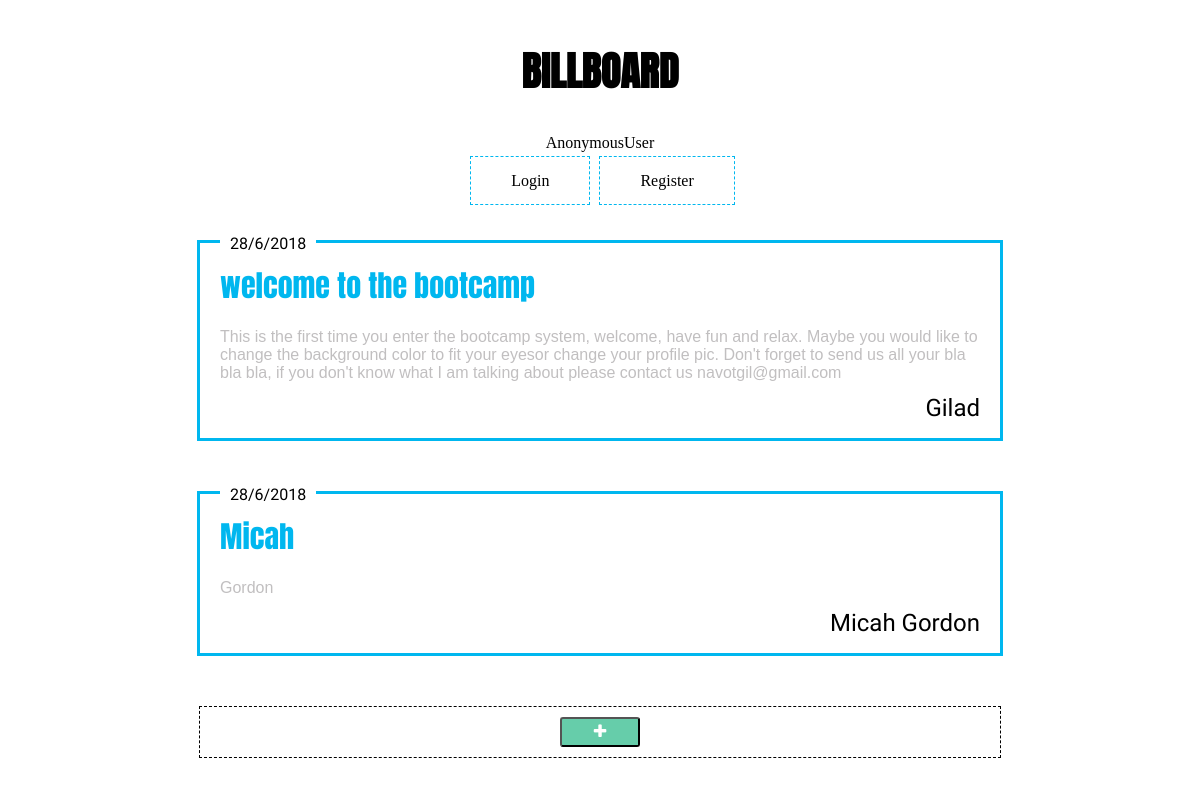
/posts/, run on an earlier commit of the app's database.
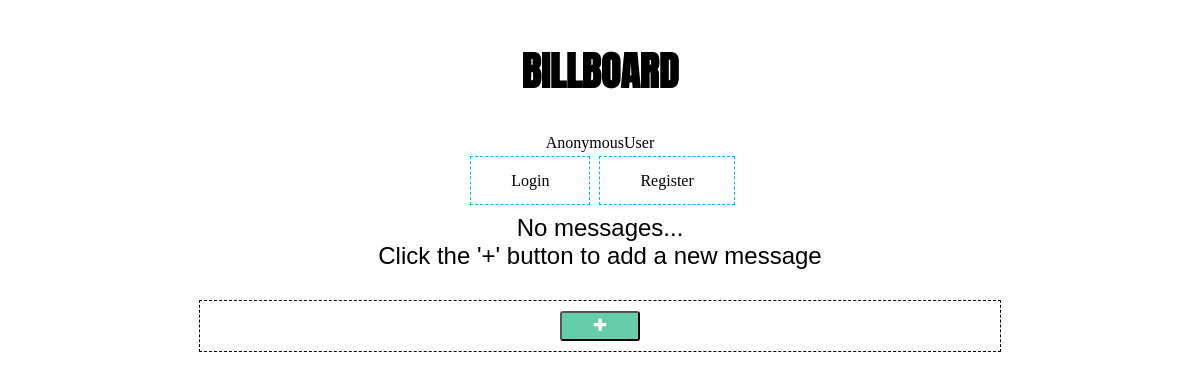
And on a later commit of the database.
### posts/models.py (models this page shows, shortened)
class Post(models.Model):
    date = models.DateTimeField('Date Created', auto_now_add=True)
    title = models.CharField('Title', max_length=75)
    body = models.TextField('Body', )
    author = models.CharField('Author', max_length=40)

### posts/views.py (the view)
# urls.py: url(r'^posts/', include('posts.urls')),
@csrf_protect
def posts(request):
    posts = Post.objects.all()
    date = timezone.now()
    if request.method == 'POST':
        post = PostForm(request.POST)
        if post.is_valid():
            Post.objects.create(**post.cleaned_data)
        return redirect('/posts/')
    else:
        post = PostForm()
    context = {
        'post': post,
        'posts': posts,
        'date': date
    }
    return render(request, 'billboard/posts.html', context)

### posts/templates/billboard/posts.html (shortened to what this page needs)
{% extends 'billboard/base.html' %}
{% block content %}
<div id="posts-container">
  {% if posts %}
  {% for post in posts %}
  <div class="post">
      <span class="post-date">{{post.date.day}}/{{post.date.month}}/{{post.date.year}}</span>
      <div class="post-content">
        <p class="post-title">{{post.title}}</p>
        <p class="post-body">{{post.body}}</p>
        <span class="post-author">{{post.author}}</span>
    </div>
  </div>
  {% endfor %}
  {% else %}
  <div id="noPostsMessage">
    <p>No messages...</p>
    <p id="bottomMessage">Click the '+' button to add a new message</p>
  </div>
  {% endif %}
</div>
<div id="showNewPostForm" class="buttonsArea">
  <button class="btn green-btn" id="showNewPostFormBtn" type="button" name="button"><i class="fa fa-plus" id="plus"></i></button>
</div>
{% endblock %}

### posts/templates/billboard/base.html (shortened to what this page needs)
{% load static %}
<!DOCTYPE html>
<html lang="en" dir="ltr">
  <head>
    <link rel="stylesheet" href="https://maxcdn.bootstrapcdn.com/font-awesome/4.7.0/css/font-awesome.min.css">
    <link rel="stylesheet" href="{% static 'css/posts.css' %}">
  </head>
  <body>
    <nav id="navigation">
      <h1 id="title"><a href="{% url 'posts' %}">BILLBOARD</a></h1>
      {% block nav %}
      <div id="username">
        {{ user }}
      </div>
      {% if user.is_anonymous %}
      <div id="nav-boxes">
        <a class="nav-box" href="{% url 'login' %}">Login</a>
        <a class="nav-box" href="{% url 'registration' %}">Register</a>
      </div>
      {% else %}
      <div id="nav-boxes">
        <a class="nav-box" href="{% url 'logout' %}">Logout</a>
      </div>
      {% endif %}
      {% endblock %}
    </nav>
    {% block content %}
    {% endblock %}
  </body>
</html>

### posts/static/css/posts.css (style rules this page uses)
#navigation a { text-decoration: none; color: inherit; }
#navigation { display: flex; flex-direction: column; align-items: center; }
#nav-boxes { margin: auto; }
.nav-box { margin-left: 5px; padding: 15px 40px; text-align: center; border: 1px dashed #00b7ef; }
#username { margin-bottom: 20px; }
#title { font-family: 'Anton', sans-serif; font-size: 40px; color: black; }
.buttonsArea { max-width: 800px; border: 1px dashed black; margin: auto; display: flex; justify-content: center; }
.btn { font-size: 16px; color: white; border-radius: 3px; height: 30px; width: 80px; cursor: pointer; margin: 10px 1px; }
#showNewPostFormBtn { transition: font-size 2s ease; }
.green-btn { background-color: #66CDAA; order: 1; }
#noPostsMessage { text-align: center; font-family: 'Arial'; font-size: 24px; color: Black; }
#bottomMessage { margin-bottom: 30px; margin-top: -24px; }

What changed in the data, as far as the page shows it:
removed Post: date.day "28", date.month "6", date.year "2018", title "welcome to the bootcamp", body "This is the first time you enter the bootcamp system, welcome, have fun and relax. Maybe you would like to change the background color to fit your eyesor change your profile pic. Don't forget to send us all your bla bla bla, if you don't know what I am talking about please contact us navotgil@gmail.com", author "Gilad"
removed Post: date.day "28", date.month "6", date.year "2018", title "Micah", body "Gordon", author "Micah Gordon"
Also different on the page:
text now shown: "No messages... Click the '+' button to add a new message"
